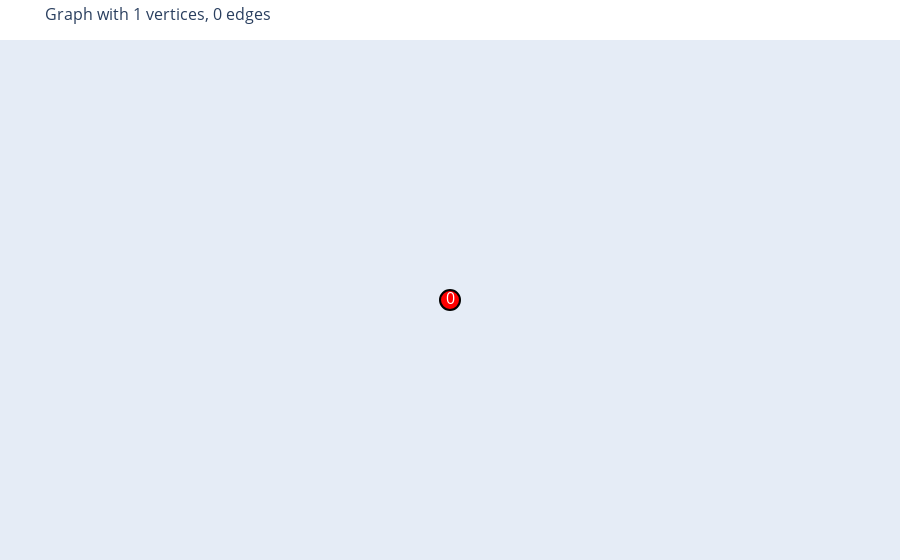
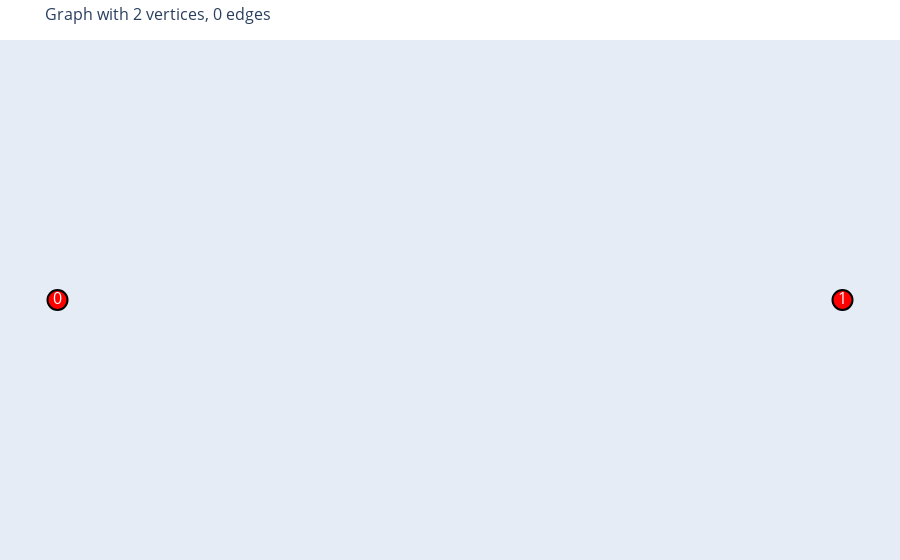
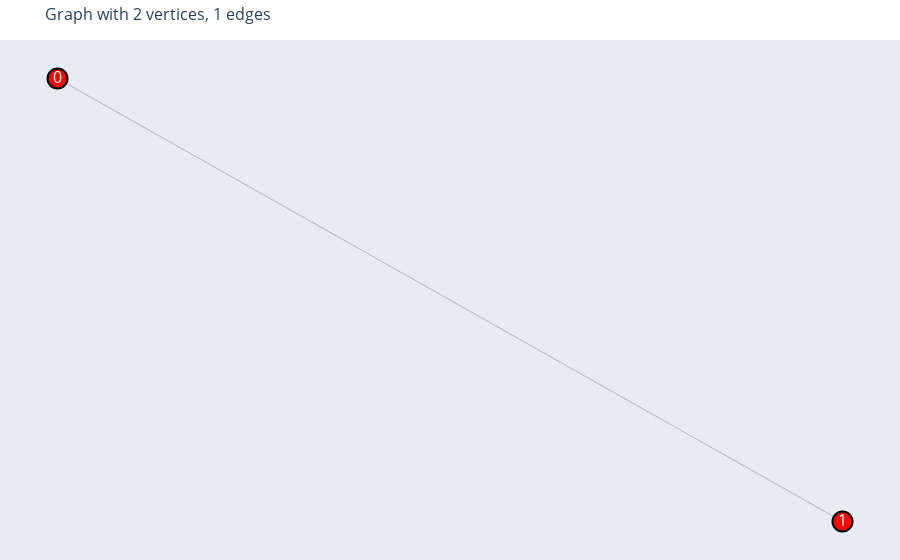
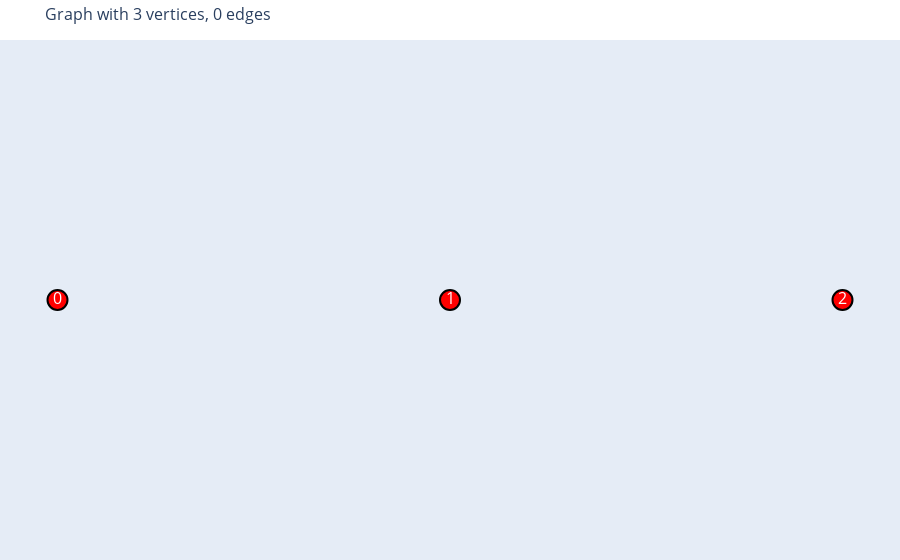

Source (notebook cell) for these figures, in order:
### Code cell
from itertools import combinations
import networkx as nx
import plotly.graph_objs as go

def generate_graphs(k):
    """
    Generate all unique graphs with a total of vertices from 1 to k.
    
    Args:
    k (int): The maximum number of vertices.
    
    Returns:
    list: A list of unique graphs, each represented as a tuple of the number of vertices and a tuple of sorted edges.
    """
    
    all_graphs = {1: [nx.Graph()]}  # Base case: 1 vertex, 0 edges
    
    # Build graphs iteratively from 2 to k vertices
    for num_vertices in range(2, k + 1):
        new_graphs = []
        
        # For each existing graph with (num_vertices - 1)
        for existing_graph in all_graphs[num_vertices - 1]:
            # Create the new graph by adding a new vertex
            new_graph = existing_graph.copy()
            new_graph.add_node(num_vertices - 1)  # Add the new vertex (0-indexed)
            
            # Add the new graph to the list of new graphs (isolated vertex)
            new_graphs.append(new_graph)
            
            # Connect the new vertex to existing vertices in all possible unique ways
            existing_vertices = list(range(num_vertices - 1))
            for r in range(1, num_vertices):
                for combination in combinations(existing_vertices, r):
                    graph_with_edges = new_graph.copy()
                    for vertex in combination:
                        graph_with_edges.add_edge(num_vertices - 1, vertex)
                    new_graphs.append(graph_with_edges)

        # Remove duplicates by checking isomorphism
        unique_graphs = []
        for g in new_graphs:
            if not any(nx.is_isomorphic(g, existing) for existing in unique_graphs):
                unique_graphs.append(g)

        all_graphs[num_vertices] = unique_graphs
    
    # Format the result: convert graphs to tuples of (num_vertices, edges)
    result = []
    for num_vertices in range(1, k + 1):
        for g in all_graphs[num_vertices]:
            edges = tuple(sorted(g.edges()))
            result.append((num_vertices, edges))
    
    return result

def plot_graphs(graphs):
    """
    Plot all generated graphs using Plotly.
    
    Args:
    graphs (list): List of graphs to plot.
    """
    
    for index, (num_vertices, graph_edges) in enumerate(graphs):
        G = nx.Graph()
        G.add_nodes_from(range(num_vertices))
        G.add_edges_from(graph_edges)
        
        # Create a position layout
        if graph_edges:
            pos = nx.spring_layout(G)
        else:
            pos = {i: (i, 0) for i in range(num_vertices)}
        
        # Extracting node positions
        x_nodes = [pos[i][0] for i in G.nodes()]
        y_nodes = [pos[i][1] for i in G.nodes()]

        # Extracting edges for plotting
        edge_x = []
        edge_y = []
        for edge in G.edges():
            x_edge = [pos[edge[0]][0], pos[edge[1]][0], None]
            y_edge = [pos[edge[0]][1], pos[edge[1]][1], None]
            edge_x += x_edge
            edge_y += y_edge
        
        # Create Plotly traces for edges
        edge_trace = go.Scatter(
            x=edge_x, 
            y=edge_y, 
            line=dict(width=0.5, color='gray'),
            hoverinfo='none', 
            mode='lines'
        )
        
        # Create Plotly traces for nodes
        node_trace = go.Scatter(
            x=x_nodes, 
            y=y_nodes,
            mode='markers+text',
            text=[str(i) for i in G.nodes()],
            textposition="middle center",
            hoverinfo='text',
            marker=dict(
                showscale=False,
                size=20,
                color='red',
                line=dict(width=2, color='black')
            ),
            textfont=dict(
                size=16,
                color='white'
            )
        )
        
        # Create the figure
        fig = go.Figure(data=[edge_trace, node_trace],
                        layout=go.Layout(
                            title=f"Graph with {num_vertices} vertices, {len(graph_edges)} edges",
                            titlefont_size=16,
                            showlegend=False,
                            hovermode='closest',
                            margin=dict(b=0, l=0, r=0, t=40),
                            xaxis=dict(showgrid=False, zeroline=False, showticklabels=False),
                            yaxis=dict(showgrid=False, zeroline=False, showticklabels=False))
                        )
        fig.show()

# Example usage:
k = 4  # Change this value to generate and plot up to k vertices
graphs = generate_graphs(k)
plot_graphs(graphs)

### Figure 1 — Plotly figure (JSON) as saved in the notebook; plotly's stock layout.template omitted (floating-point values rounded to 4 significant figures)
{"data": [{"hoverinfo": "none", "line": {"color": "gray", "width": 0.5}, "mode": "lines", "type": "scatter", "x": [], "y": []}, {"hoverinfo": "text", "marker": {"color": "red", "line": {"color": "black", "width": 2}, "showscale": false, "size": 20}, "mode": "markers+text", "text": ["0"], "textfont": {"color": "white", "size": 16}, "textposition": "middle center", "type": "scatter", "x": [0], "y": [0]}], "layout": {"hovermode": "closest", "margin": {"b": 0, "l": 0, "r": 0, "t": 40}, "showlegend": false, "title": {"font": {"size": 16}, "text": "Graph with 1 vertices, 0 edges"}, "xaxis": {"showgrid": false, "showticklabels": false, "zeroline": false}, "yaxis": {"showgrid": false, "showticklabels": false, "zeroline": false}}}

### Figure 2 — Plotly figure (JSON) as saved in the notebook; plotly's stock layout.template omitted (floating-point values rounded to 4 significant figures)
{"data": [{"hoverinfo": "none", "line": {"color": "gray", "width": 0.5}, "mode": "lines", "type": "scatter", "x": [], "y": []}, {"hoverinfo": "text", "marker": {"color": "red", "line": {"color": "black", "width": 2}, "showscale": false, "size": 20}, "mode": "markers+text", "text": ["0", "1"], "textfont": {"color": "white", "size": 16}, "textposition": "middle center", "type": "scatter", "x": [0, 1], "y": [0, 0]}], "layout": {"hovermode": "closest", "margin": {"b": 0, "l": 0, "r": 0, "t": 40}, "showlegend": false, "title": {"font": {"size": 16}, "text": "Graph with 2 vertices, 0 edges"}, "xaxis": {"showgrid": false, "showticklabels": false, "zeroline": false}, "yaxis": {"showgrid": false, "showticklabels": false, "zeroline": false}}}

### Figure 3 — Plotly figure (JSON) as saved in the notebook; plotly's stock layout.template omitted (floating-point values rounded to 4 significant figures)
{"data": [{"hoverinfo": "none", "line": {"color": "gray", "width": 0.5}, "mode": "lines", "type": "scatter", "x": [-0.7406, 0.7406, null], "y": [1, -1, null]}, {"hoverinfo": "text", "marker": {"color": "red", "line": {"color": "black", "width": 2}, "showscale": false, "size": 20}, "mode": "markers+text", "text": ["0", "1"], "textfont": {"color": "white", "size": 16}, "textposition": "middle center", "type": "scatter", "x": [-0.7406, 0.7406], "y": [1, -1]}], "layout": {"hovermode": "closest", "margin": {"b": 0, "l": 0, "r": 0, "t": 40}, "showlegend": false, "title": {"font": {"size": 16}, "text": "Graph with 2 vertices, 1 edges"}, "xaxis": {"showgrid": false, "showticklabels": false, "zeroline": false}, "yaxis": {"showgrid": false, "showticklabels": false, "zeroline": false}}}

### Figure 4 — Plotly figure (JSON) as saved in the notebook; plotly's stock layout.template omitted (floating-point values rounded to 4 significant figures)
{"data": [{"hoverinfo": "none", "line": {"color": "gray", "width": 0.5}, "mode": "lines", "type": "scatter", "x": [], "y": []}, {"hoverinfo": "text", "marker": {"color": "red", "line": {"color": "black", "width": 2}, "showscale": false, "size": 20}, "mode": "markers+text", "text": ["0", "1", "2"], "textfont": {"color": "white", "size": 16}, "textposition": "middle center", "type": "scatter", "x": [0, 1, 2], "y": [0, 0, 0]}], "layout": {"hovermode": "closest", "margin": {"b": 0, "l": 0, "r": 0, "t": 40}, "showlegend": false, "title": {"font": {"size": 16}, "text": "Graph with 3 vertices, 0 edges"}, "xaxis": {"showgrid": false, "showticklabels": false, "zeroline": false}, "yaxis": {"showgrid": false, "showticklabels": false, "zeroline": false}}}
